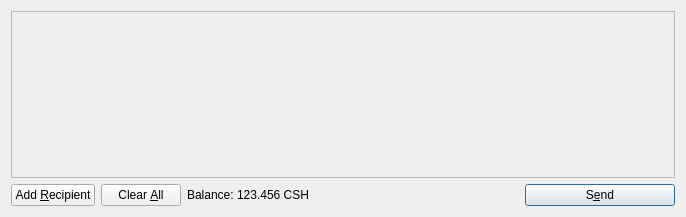
<?xml version="1.0" encoding="UTF-8"?>
<ui version="4.0">
 <class>SendCoinsDialog</class>
 <widget class="QDialog" name="SendCoinsDialog">
  <property name="geometry">
   <rect>
    <x>0</x>
    <y>0</y>
    <width>686</width>
    <height>217</height>
   </rect>
  </property>
  <property name="windowTitle">
   <string>Send Coins</string>
  </property>
  <layout class="QVBoxLayout" name="verticalLayout">
   <item>
    <widget class="QScrollArea" name="scrollArea">
     <property name="widgetResizable">
      <bool>true</bool>
     </property>
     <widget class="QWidget" name="scrollAreaWidgetContents">
      <property name="geometry">
       <rect>
        <x>0</x>
        <y>0</y>
        <width>666</width>
        <height>165</height>
       </rect>
      </property>
      <layout class="QVBoxLayout" name="verticalLayout_2">
       <property name="margin">
        <number>0</number>
       </property>
       <item>
        <layout class="QVBoxLayout" name="entries">
         <property name="spacing">
          <number>6</number>
         </property>
        </layout>
       </item>
       <item>
        <spacer name="verticalSpacer">
         <property name="orientation">
          <enum>Qt::Vertical</enum>
         </property>
         <property name="sizeHint" stdset="0">
          <size>
           <width>20</width>
           <height>40</height>
          </size>
         </property>
        </spacer>
       </item>
      </layout>
     </widget>
    </widget>
   </item>
   <item>
    <layout class="QHBoxLayout" name="horizontalLayout">
     <item>
      <widget class="QPushButton" name="addButton">
       <property name="toolTip">
        <string>Send to multiple recipients at once</string>
       </property>
       <property name="text">
        <string>Add &amp;Recipient</string>
       </property>
       <property name="icon">
        <iconset resource="../bitcoin.qrc">
         <normaloff>:/icons/add</normaloff>:/icons/add</iconset>
       </property>
       <property name="autoDefault">
        <bool>false</bool>
       </property>
      </widget>
     </item>
     <item>
      <widget class="QPushButton" name="clearButton">
       <property name="sizePolicy">
        <sizepolicy hsizetype="Minimum" vsizetype="Fixed">
         <horstretch>0</horstretch>
         <verstretch>0</verstretch>
        </sizepolicy>
       </property>
       <property name="toolTip">
        <string>Remove all transaction fields</string>
       </property>
       <property name="text">
        <string>Clear &amp;All</string>
       </property>
       <property name="icon">
        <iconset resource="../bitcoin.qrc">
         <normaloff>:/icons/remove</normaloff>:/icons/remove</iconset>
       </property>
       <property name="autoRepeatDelay">
        <number>300</number>
       </property>
       <property name="autoDefault">
        <bool>false</bool>
       </property>
      </widget>
     </item>
     <item>
      <layout class="QHBoxLayout" name="horizontalLayout_2">
       <property name="spacing">
        <number>3</number>
       </property>
       <item>
        <widget class="QLabel" name="label">
         <property name="text">
          <string>Balance:</string>
         </property>
        </widget>
       </item>
       <item>
        <widget class="QLabel" name="labelBalance">
         <property name="cursor">
          <cursorShape>IBeamCursor</cursorShape>
         </property>
         <property name="text">
          <string>123.456 CSH</string>
         </property>
         <property name="textInteractionFlags">
          <set>Qt::LinksAccessibleByMouse|Qt::TextSelectableByKeyboard|Qt::TextSelectableByMouse</set>
         </property>
        </widget>
       </item>
      </layout>
     </item>
     <item>
      <spacer name="horizontalSpacer">
       <property name="orientation">
        <enum>Qt::Horizontal</enum>
       </property>
       <property name="sizeHint" stdset="0">
        <size>
         <width>40</width>
         <height>20</height>
        </size>
       </property>
      </spacer>
     </item>
     <item>
      <widget class="QPushButton" name="sendButton">
       <property name="minimumSize">
        <size>
         <width>150</width>
         <height>0</height>
        </size>
       </property>
       <property name="toolTip">
        <string>Confirm the send action</string>
       </property>
       <property name="text">
        <string>S&amp;end</string>
       </property>
       <property name="icon">
        <iconset resource="../bitcoin.qrc">
         <normaloff>:/icons/send</normaloff>:/icons/send</iconset>
       </property>
       <property name="default">
        <bool>true</bool>
       </property>
      </widget>
     </item>
    </layout>
   </item>
  </layout>
 </widget>
 <resources>
  <include location="../bitcoin.qrc"/>
 </resources>
 <connections/>
</ui>
